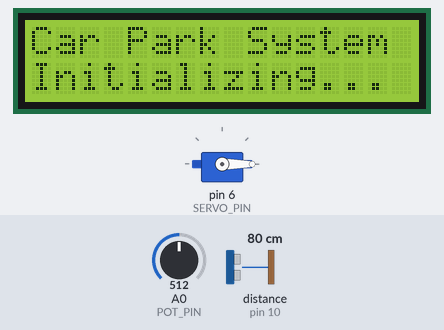
Simulated run of this sketch. Board: Arduino Uno, built with avr-gcc and run on an emulated ATmega328P. Parts: servo, 16×2 character LCD. Wiring (inferred from the names in the program): ultrasonic range finder: trigger pin 9; echo pin 10. The test bench sets the inputs (shaded band); at power-on: distance to the obstacle (sensor on pin 10) 80 cm, A0 (POT_PIN) = 512. The echo pulse lasts 58.3 µs per cm; what the sketch prints to the serial monitor is not drawn.

Above: at 0.6 s.
At 3.8 s:
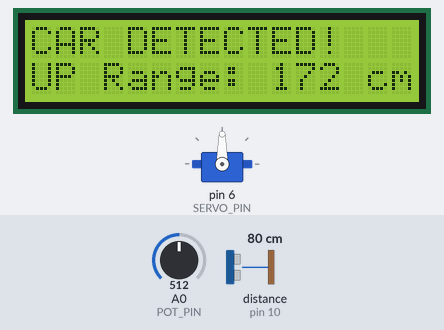
3.9 s: distance to the obstacle (sensor on pin 10) set to 168 cm
5.4 s: distance to the obstacle (sensor on pin 10) set to 177 cm
At 6.7 s:
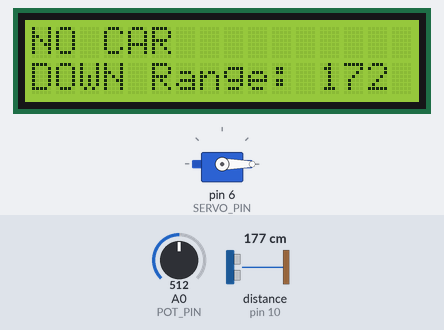
7.0 s: A0 (POT_PIN) set to 535
At 7.8 s:
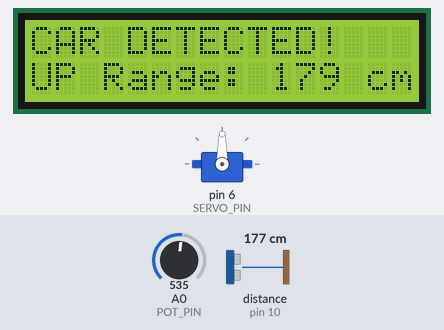
8.6 s: A0 (POT_PIN) set to 716
At 9.9 s:
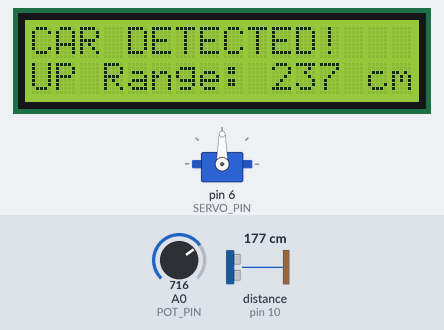
10.2 s: distance to the obstacle (sensor on pin 10) set to 234 cm
13.2 s: distance to the obstacle (sensor on pin 10) set to 243 cm
At 14.7 s:
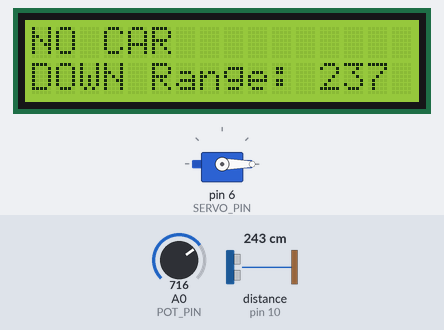
Timing chart, 0 to 15.8 s (numbered marks = the images above; inputs shaded):
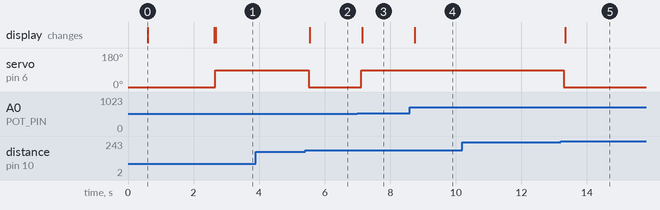

Measured:
- the behaviour switches between 172 and 173 cm on distance to the obstacle (sensor on pin 10) (found by bisection; images 1 and 2)
- the behaviour switches between 525 and 526 on A0 (POT_PIN) (found by bisection; images 2 and 3)
- the behaviour switches between 237 and 238 cm on distance to the obstacle (sensor on pin 10) (found by bisection; images 4 and 5)
- after the input at 3.9 s, every drawn part: stays the same
- after the input at 5.4 s, servo on pin 6 (SERVO_PIN): 90° → 0° after 0.11 s; the display: changes after 0.14 s (image 2)
- after the input at 7.0 s, servo on pin 6 (SERVO_PIN): 0° → 90° after 0.11 s; the display: changes after 0.14 s (image 3)
- after the input at 8.6 s, the display: changes after 0.14 s (image 4)
- after the input at 10.2 s, every drawn part: stays the same
- after the input at 13.2 s, servo on pin 6 (SERVO_PIN): 90° → 0° after 0.10 s; the display: changes after 0.14 s (image 5)

The sketch:

Car_Park_Main.ino
```cpp
#include <Servo.h>
#include <LiquidCrystal_I2C.h>

const int TRIG_PIN = 9;
const int ECHO_PIN = 10;
const int SERVO_PIN = 6;
const int POT_PIN = A0;

Servo myServo;
LiquidCrystal_I2C lcd(0x27, 16, 2);

long duration;
int distanceCm;
int potValue;
int detectionRange;
bool carDetected = false;
bool lastCarDetected = false;
int lastDisplayedRange = 0;

void setup() {
  Serial.begin(9600);
  Serial.println("Car Park System Starting...");

  pinMode(TRIG_PIN, OUTPUT);
  pinMode(ECHO_PIN, INPUT);

  myServo.attach(SERVO_PIN);
  myServo.write(0);

  delay(500);
  lcd.init();
  lcd.backlight();
  lcd.clear();

  lcd.setCursor(0, 0);
  lcd.print("Car Park System");
  lcd.setCursor(0, 1);
  lcd.print("Initializing...");
  delay(2000);

  lcd.clear();
  updateDisplay(false, detectionRange);

  Serial.println("Setup Complete!");
}

void loop() {
  potValue = analogRead(POT_PIN);
  detectionRange = map(potValue, 0, 1023, 10, 335);

  digitalWrite(TRIG_PIN, LOW);
  delayMicroseconds(2);
  digitalWrite(TRIG_PIN, HIGH);
  delayMicroseconds(10);
  digitalWrite(TRIG_PIN, LOW);

  duration = pulseIn(ECHO_PIN, HIGH);

  if (duration == 0) {
    distanceCm = 999;
  } else {
    distanceCm = duration * 0.0343 / 2;
  }

  if (distanceCm > 0 && distanceCm < detectionRange) {
    carDetected = true;
    myServo.write(90);
    Serial.print("CAR DETECTED at ");
    Serial.print(distanceCm);
    Serial.print("cm (Range: ");
    Serial.print(detectionRange);
    Serial.println("cm) - Barrier UP");
  } else {
    carDetected = false;
    myServo.write(0);
    Serial.print("NO CAR - Distance: ");
    Serial.print(distanceCm);
    Serial.print("cm (Range: ");
    Serial.print(detectionRange);
    Serial.println("cm) - Barrier DOWN");
  }

  if (carDetected != lastCarDetected || detectionRange != lastDisplayedRange) {
    updateDisplay(carDetected, detectionRange);
    lastCarDetected = carDetected;
    lastDisplayedRange = detectionRange;
  }

  delay(100);
}

void updateDisplay(bool carPresent, int range) {
  lcd.clear();

  lcd.setCursor(0, 0);
  if (carPresent) {
    lcd.print("CAR DETECTED!   ");
  } else {
    lcd.print("NO CAR          ");
  }

  lcd.setCursor(0, 1);
  if (carPresent) {
    lcd.print("UP Range: ");
  } else {
    lcd.print("DOWN Range: ");
  }

  lcd.print(range);
  lcd.print(" cm");
}
```
